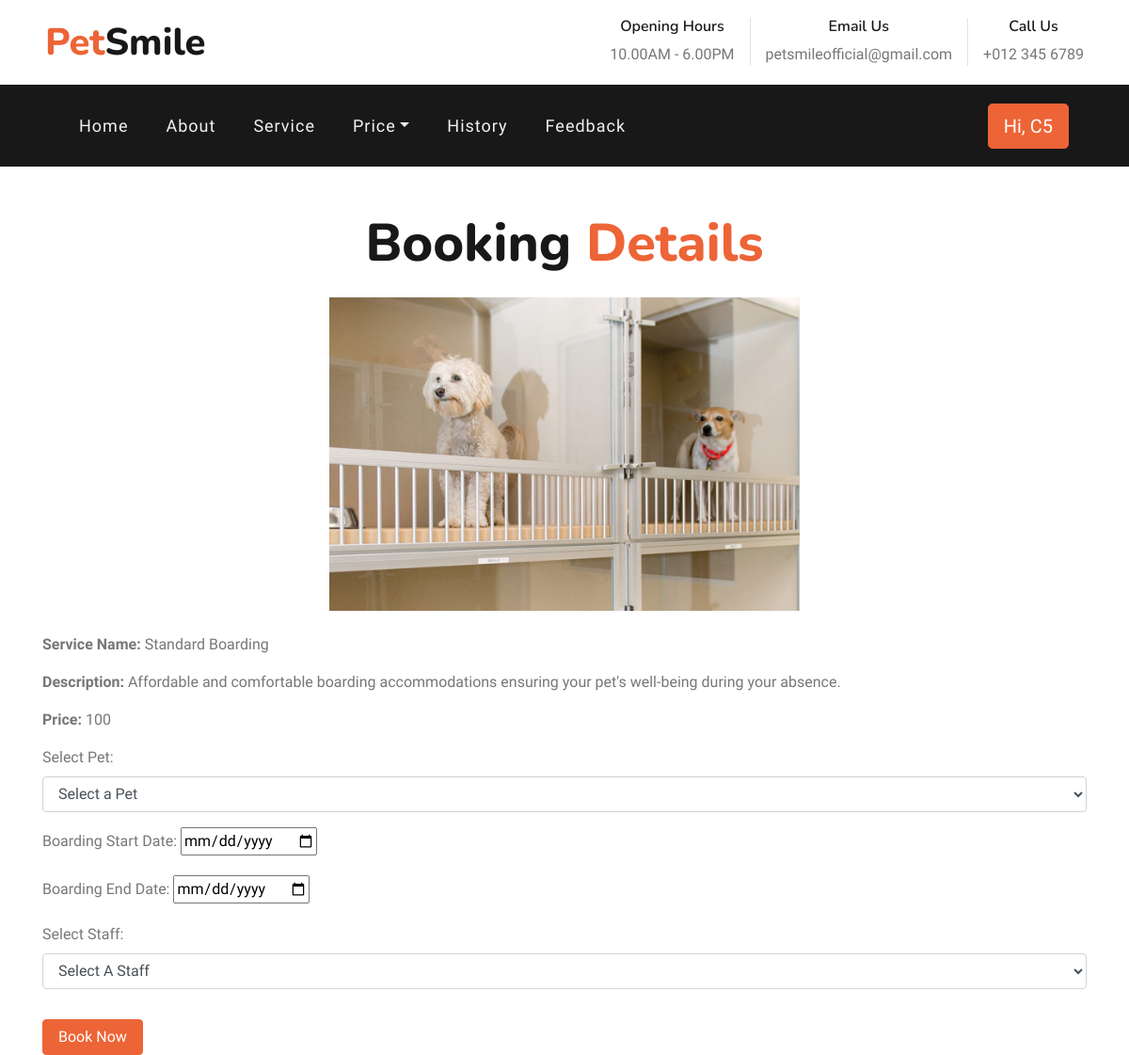
Screenshot of /booking.php?serviceID=SB1 (signed in) with the database file from the repository.
### tables this page shows
CREATE TABLE `service` (
  `ID` int(11) NOT NULL,
  `Service_ID` varchar(20) NOT NULL,
  `Service_Type` varchar(20) NOT NULL,
  `Service_Name` varchar(20) NOT NULL,
  `Service_Desc` longtext NOT NULL,
  `Price` varchar(20) NOT NULL,
  `Img` longtext NOT NULL,
  `Inventory` int(20) DEFAULT NULL
);

### booking.php (the view, shortened to what this page needs)
<!DOCTYPE html>
<html lang="en">
<?php
include 'config.php';
include 'header.php';
if (isset($_GET['serviceID'])) {
    $serviceID = $_GET['serviceID'];
    $selectServicesQuery = "SELECT * FROM service WHERE Service_ID = '$serviceID'";
    $servicesResult = mysqli_query($con, $selectServicesQuery);
    $serviceData = mysqli_fetch_assoc($servicesResult);
    $serviceName = $serviceData['Service_Name'];
    $serviceDesc = $serviceData['Service_Desc'];
    $price = $serviceData['Price'];
    $imageFileName = $serviceData['Img'];
    $serviceType = $serviceData['Service_Type'];
} else {
    echo "Service ID not provided.";
    exit;
}
?>
    <body>
        <div class="container text-center mt-5">
          <h1 class="display-4 m-0">Booking <span class="text-primary">Details</span></h1>
        </div>
        <div class="container d-flex justify-content-center align-items-center mt-4">
                <div class="text-center">
                    <img src="img/<?php echo $imageFileName; ?>" alt="<?php echo $serviceName; ?>" style="max-width: 500px;">
                </div>
            </div>
        <div class="container mt-4">
            <?php
            echo "<p><strong>Service Name:</strong> $serviceName</p>";
            echo "<p><strong>Description:</strong> $serviceDesc</p>";
            echo "<p><strong>Price:</strong> $price</p>";
            ?>
            <form action="process-booking.php" method="POST">
                <div class="form-group">
                    <label for="petName">Select Pet:</label>
                    <select name="petName" id="petName" class="form-control">
                      <option value="">Select a Pet</option>
                    </select>
                </div>
                <?php
                if ($serviceType === "Pet Boarding") {
                    echo '<div class="form-group">
                              <label for="boardingStartDate">Boarding Start Date:</label>
                              <input type="date" id="boardingStartDate" name="boardingStartDate" required>
                          </div>';
                    echo '<div class="form-group">
                              <label for="boardingEndDate">Boarding End Date:</label>
                              <input type="date" id="boardingEndDate" name="boardingEndDate" required>
                          </div>';
                }
                ?>
                <div class="form-group">
                  <label for="staffName">Select Staff:</label>
                  <select name="staffName" id="staffName" class="form-control">
                      <option selected>Select A Staff</option>
                  </select>
              </div>
                <input type="submit" value="Book Now" class="btn btn-primary px-3 mt-3">
            </form>
          </div>
    </body>
</html>

### rows the page displays
service: Img (picture), Service_Name "Standard Boarding", Service_Desc "Affordable and comfortable boarding accommodations ensuring your pet's well-being during your absence.", Price "100"

### other values shown
$_SESSION['Cust_ID'] "C5"
